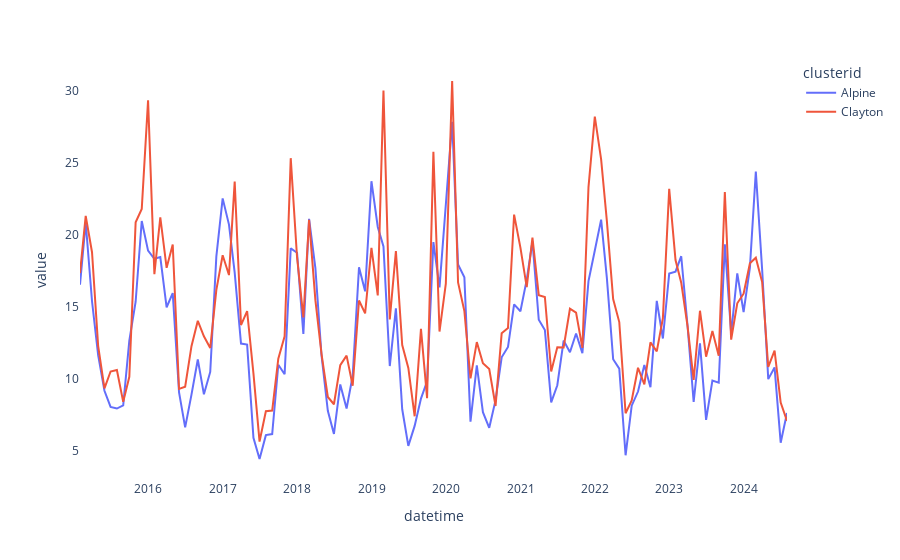

The cell this chart's notebook holds for it:
### Code cell
def lineChart(dataset,variable,startDate,endDate,period,suburbs):


    dataset["datetime"] = pd.to_datetime(dataset["datetime"])
    dataset['datetime'] = dataset['datetime'].dt.tz_convert('UTC')
    daterange = pd.date_range(startDate, endDate, freq=period)

    filtered_dataset = dataset[dataset["datetime"].isin(daterange)]
    fig = px.line(filtered_dataset, y=variable,x = "datetime",color= 'clusterid')

    unique_values = filtered_dataset['clusterid'].unique()
    newnames = {int(unique_values[i]): suburbs[i] for i in range(len(unique_values))}

    fig.for_each_trace(lambda t: t.update(name=newnames.get(int(t.name), t.name),
                                      legendgroup=newnames.get(int(t.name), t.name),
                                      hovertemplate=t.hovertemplate.replace(t.name, newnames.get(int(t.name), t.name))
                                     ))
    
    fig.update_layout(plot_bgcolor='white')
    
    return fig
    

startDate = pd.Timestamp("2015-01-01", tz='UTC')
endDate = pd.Timestamp("2024-07-31", tz='UTC')
variable = ["temperature"]
period = "ME"
suburbs = ['Alpine', 'Clayton']
dataset = get_dataset(suburbs)
# print(lineChart(dataset,variable,startDate,endDate,period,suburbs))
# print(dataset['datetime'])

fig = lineChart(dataset,variable,startDate,endDate,period,suburbs)
fig.show()
